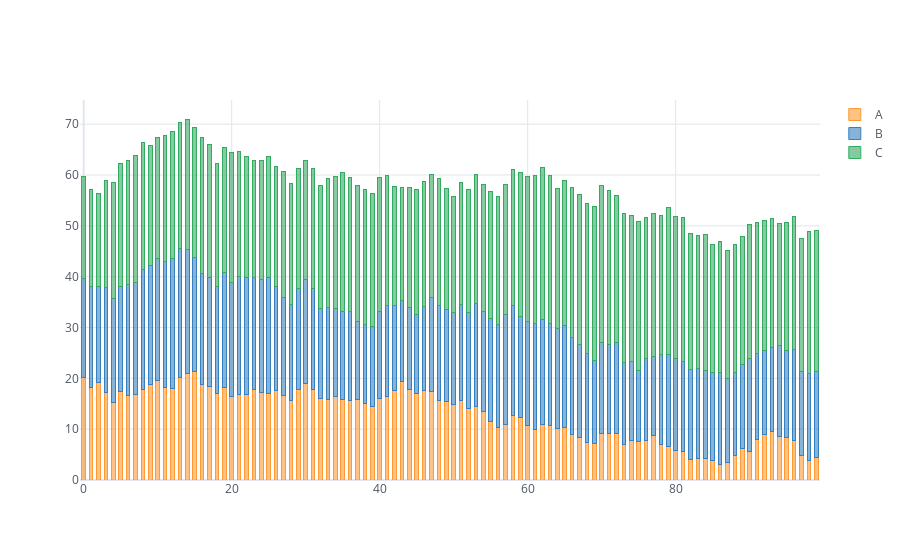

Here is the notebook cell this chart was saved with:
### Code cell
df.iplot(kind = 'bar', barmode = 'stack', bargap = 0.5)
